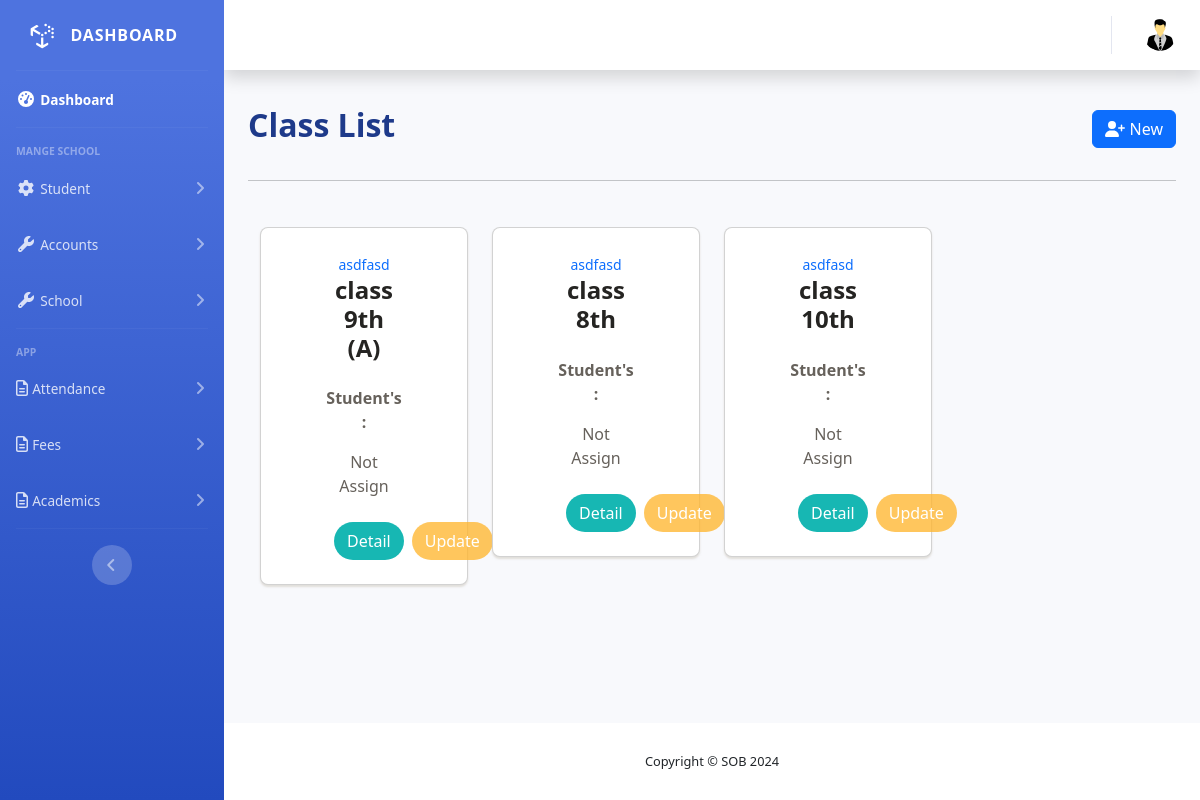
The page /class/classes/ on the database its author committed.
### core/models.py (models this page shows, shortened)
class Class(models.Model):
    name = models.CharField(max_length=50, help_text="Class 1st etc...")
    section = models.CharField(max_length=1, choices=LETTER_CHOICES,null=True, blank=True)
    alias = models.CharField(max_length=20, null=True, blank=True)
    user = models.ForeignKey(User, on_delete=models.SET_NULL, null=True, blank=True,related_name='class_teacher_of', limit_choices_to={'user_type': 'T'}, verbose_name="Class Teacher")
    total_students = models.PositiveIntegerField(default=0)
    class_monitor_boy = models.ForeignKey(User, on_delete=models.SET_NULL, null=True, blank=True, related_name='monitor_boy_of', limit_choices_to={'user_type': 'STU'},)
    class_monitor_girl = models.ForeignKey(User, on_delete=models.SET_NULL, null=True, blank=True, related_name='monitor_girl_of', limit_choices_to={'user_type': 'STU'},)
    subjects = models.ManyToManyField(Subject, related_name='classes')
    history = HistoricalRecords()

### core/views.py (the view)
# urls.py: path('class/classes/', ClassView.as_view(), name='classes-list'),
class ClassView(CreateView):
    model = Class
    template_name = 'core/class_list.html'  # Template to render the list of students
    form_class = ClassCreateForm
    success_url = reverse_lazy('classes-list')  # Redirect to the Teaher list view on success
    def get_context_data(self, **kwargs):
        context = super().get_context_data(**kwargs)
        context['classes'] = Class.objects.all().order_by('-id')
        return context

### core/templates/core/class_list.html (shortened to what this page needs)
{% extends "base.html" %}
{% load static %}
{% block main %}
{% block head %}
<link rel="stylesheet" href="{% static "core/css/class_list.css" %}">
{% endblock head %}
<div class="container">
  <div class="d-flex justify-content-between align-items-center">
    <h2 class="fw-bold text-start" style="color:#1E3A8A;">Class List</h2>
    <div class="d-flex">
      <div class="my-3 ms-2 ms-md-3">
          <button type="button" id="filter-btn" class="btn btn-primary bg-primary" data-bs-toggle="modal" data-bs-target="#addClassModal">
            <i class="fa-solid fa-user-plus"></i> New
          </button>
      </div>
    </div>
  </div>
<hr>
  <div class="container ">
      <div class="row">
        {% for class in classes %}
        <div class="col-md-3 col-sm-4 content-card">
            <div class="card-big-shadow">
                <div class="card card-just-text" >
                  <div class="content py-4">
                    <small class="text-primary">{% if class.alias %}{{class.alias|truncatechars:20}}{% else %}asdfasd{% endif %}</small>
                    <h4 class="title mb-4">{{ class.name }} {% if class.section %}({{class.section}}){% endif %}</h4>
                    <p class="description"><strong>Student's :</strong> {{class.enrollments__student}}<br></p>
                    <p class="description">{% if class.user %}{{class.user.first_name}} {{class.class_teacher.last_name |truncatechars:10}}{% else %}Not Assign{% endif %}</p>
                    <div class="d-flex  ms-2">
                      <a href="{% url "class-detail" class.id %}" class="btn rounded-pill mt-2 me-2" style="background-color:#17B7B3; color:#fff">Detail</a>
                      <a href="{% url "standard-update" class.id %}" class="btn rounded-pill mt-2" style="background-color:rgba(255, 183, 50, 0.788); color:#fff">Update</a>
                    </div>
                  </div>
                </div>
            </div>
        </div>
        {% endfor %}
      </div>
  </div>
</div>
{% endblock main  %}

### static/core/css/class_list.css (style rules this page uses)
.card-big-shadow { max-width: 320px; position: relative; }
.card { border-radius: 8px; box-shadow: 0 2px 2px rgba(204, 197, 185, 0.5); background-color: #FFFFFF; color: #252422; margin-bottom: 20px; position: relative; z-index: 1; transition: transform 0.3s ease, box-shadow 0.3s ease; }
.btn { transition: transform 0.3s ease, box-shadow 0.3s ease; }
.card.card-just-text .content { padding: 50px 65px; text-align: center; }
.card .content { padding: 20px 20px 10px 20px; }
.card-big-shadow:before { background-image: url("http://static.tumblr.com/i21wc39/coTmrkw40/shadow.png"); background-position: center bottom; background-repeat: no-repeat; background-size: 100% 100%; bottom: -12%; content: ""; display: block; left: -12%; position: absolute; right: 0; top: 0; z-index: 0; }
h4, .h4 { font-size: 1.5em; font-weight: 600; line-height: 1.2em; }
.card .description { font-size: 16px; color: #66615b; }
.content-card { margin-top:30px; }

### rows shown on the page
Class: shows "asdfasd", name "class 9th", section "A", shows "Not Assign"
Class: shows "asdfasd", name "class 8th", shows "Not Assign"
Class: shows "asdfasd", name "class 10th", shows "Not Assign"
